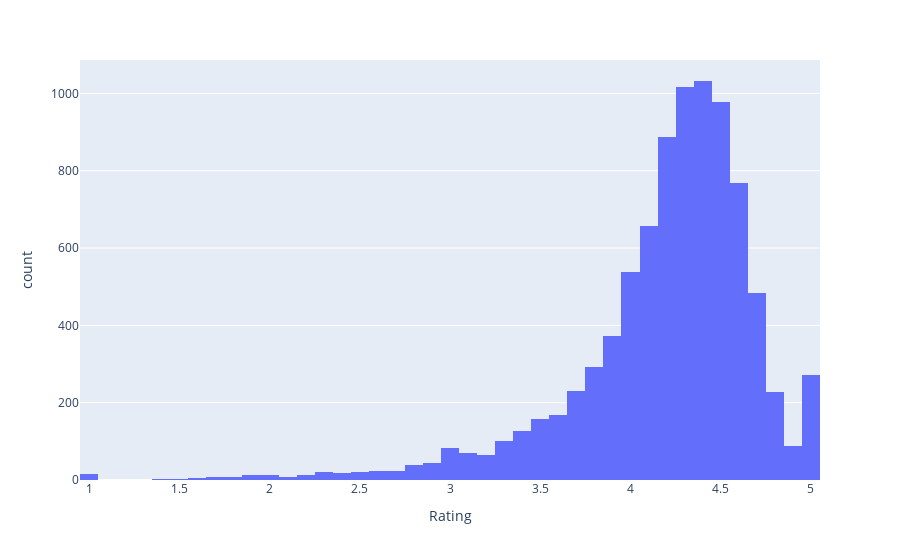

This figure's notebook cell:
### Code cell
px.histogram(data_frame= df, x= 'Rating')

### Figure 1 — Plotly figure (JSON) as saved in the notebook; plotly's stock layout.template omitted (floating-point values rounded to 4 significant figures; data arrays with more than 128 entries replaced by an {"elided": "..."} marker saying what was removed)
{"data": [{"alignmentgroup": "True", "bingroup": "x", "hovertemplate": "Rating=%{x}<br>count=%{y}<extra></extra>", "legendgroup": "", "marker": {"color": "#636efa", "pattern": {"shape": ""}}, "name": "", "offsetgroup": "", "orientation": "v", "showlegend": false, "type": "histogram", "x": {"elided": "10357 float values"}, "xaxis": "x", "yaxis": "y"}], "layout": {"barmode": "relative", "legend": {"tracegroupgap": 0}, "margin": {"t": 60}, "xaxis": {"anchor": "y", "domain": [0, 1], "title": {"text": "Rating"}}, "yaxis": {"anchor": "x", "domain": [0, 1], "title": {"text": "count"}}}}
